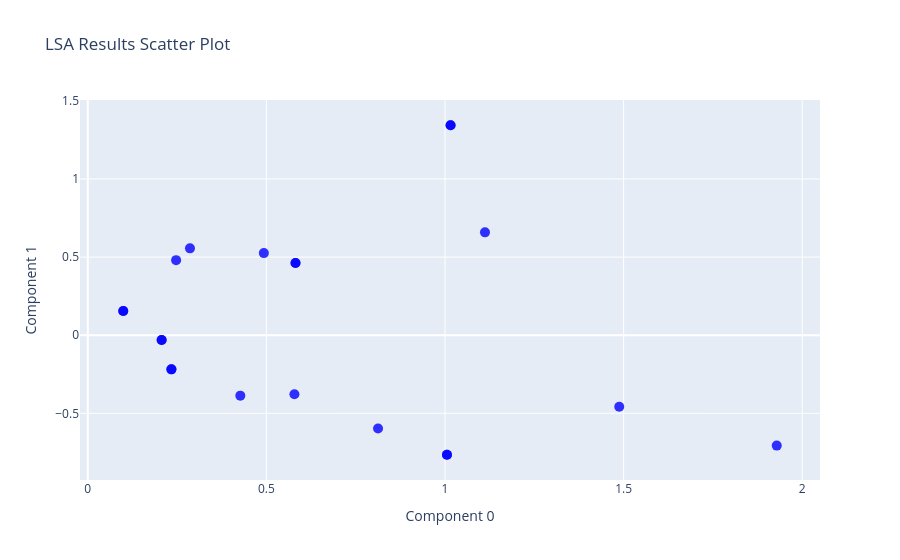

This figure's notebook cell:
### Code cell
hover_texts = []
for row in df_lsa.values:
    terms = df_lsa.index[(df_lsa[0] == row[0]) & (df_lsa[1] == row[1])]
    terms_str = ', '.join([f'"{term}"' for term in terms])
    coord = f"({row[0]:.5f}, {row[1]:.5f})"
    hover_texts.append(f"Terms: {terms_str}<br>{coord}")


fig = go.Figure(go.Scatter(
    x=df_lsa[0],
    y=df_lsa[1],
    mode='markers',
    marker=go.scatter.Marker(
        size=10,
        color='blue',
        opacity=0.8
    ),
    hovertemplate='%{text}<extra></extra>',
    text=hover_texts
))


fig.update_layout(
    xaxis_title="Component 0",
    yaxis_title="Component 1",
    title="LSA Results Scatter Plot"
)

fig.show()

### Figure 1 — Plotly figure (JSON) as saved in the notebook; plotly's stock layout.template omitted (floating-point values rounded to 4 significant figures)
{"data": [{"hovertemplate": "%{text}<extra></extra>", "marker": {"color": "blue", "opacity": 0.8, "size": 10}, "mode": "markers", "text": ["Terms: \"algorithmic\"<br>(1.48774, -0.45782)", "Terms: \"approach\"<br>(0.57848, -0.37820)", "Terms: \"derivative\"<br>(0.49291, 0.52555)", "Terms: \"efficiency\"<br>(0.42705, -0.38702)", "Terms: \"financial\", \"modeling\"<br>(0.09933, 0.15511)", "Terms: \"high-frequency\"<br>(0.81259, -0.59679)", "Terms: \"impact\", \"market\"<br>(1.00553, -0.76522)", "Terms: \"integrating\"<br>(0.28610, 0.55594)", "Terms: \"liquidity\", \"provision\"<br>(0.23411, -0.21859)", "Terms: \"management\", \"risk\"<br>(0.20681, -0.03039)", "Terms: \"impact\", \"market\"<br>(1.00553, -0.76522)", "Terms: \"method\", \"quantitative\"<br>(0.58155, 0.46250)", "Terms: \"financial\", \"modeling\"<br>(0.09933, 0.15511)", "Terms: \"optimization\", \"portfolio\"<br>(1.01562, 1.34381)", "Terms: \"optimization\", \"portfolio\"<br>(1.01562, 1.34381)", "Terms: \"liquidity\", \"provision\"<br>(0.23411, -0.21859)", "Terms: \"method\", \"quantitative\"<br>(0.58155, 0.46250)", "Terms: \"management\", \"risk\"<br>(0.20681, -0.03039)", "Terms: \"strategy\"<br>(1.11189, 0.65821)", "Terms: \"technique\"<br>(0.24731, 0.48047)", "Terms: \"trading\"<br>(1.92867, -0.70681)"], "type": "scatter", "x": [1.488, 0.5785, 0.4929, 0.4271, 0.09933, 0.8126, 1.006, 0.2861, 0.2341, 0.2068, 1.006, 0.5815, 0.09933, 1.016, 1.016, 0.2341, 0.5815, 0.2068, 1.112, 0.2473, 1.929], "y": [-0.4578, -0.3782, 0.5255, -0.387, 0.1551, -0.5968, -0.7652, 0.5559, -0.2186, -0.03039, -0.7652, 0.4625, 0.1551, 1.344, 1.344, -0.2186, 0.4625, -0.03039, 0.6582, 0.4805, -0.7068]}], "layout": {"autosize": true, "title": {"text": "LSA Results Scatter Plot"}, "xaxis": {"autorange": true, "range": [-0.01463, 2.043], "title": {"text": "Component 0"}, "type": "linear"}, "yaxis": {"autorange": true, "range": [-0.9804, 1.559], "title": {"text": "Component 1"}, "type": "linear"}}}
